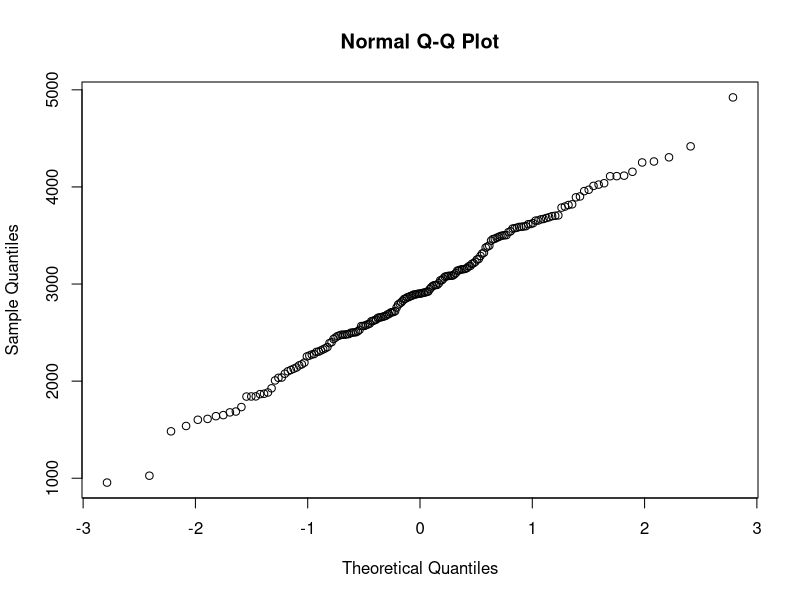
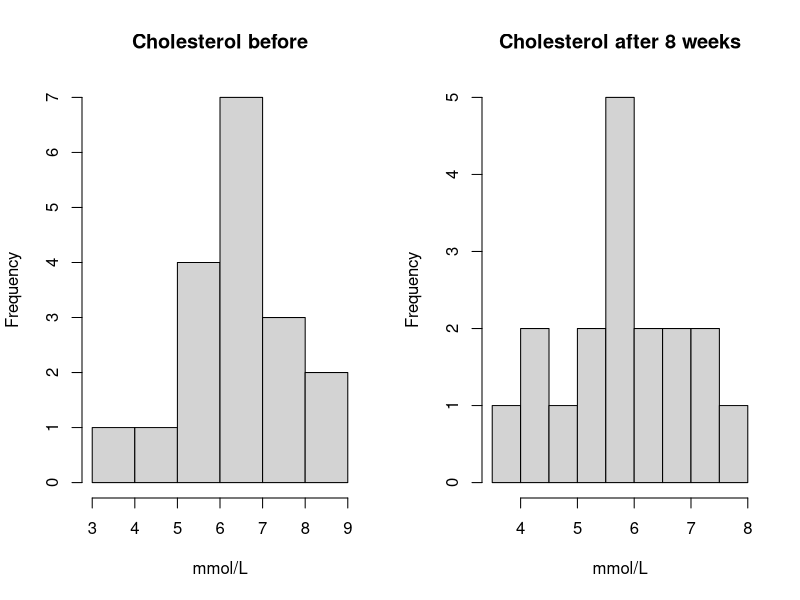
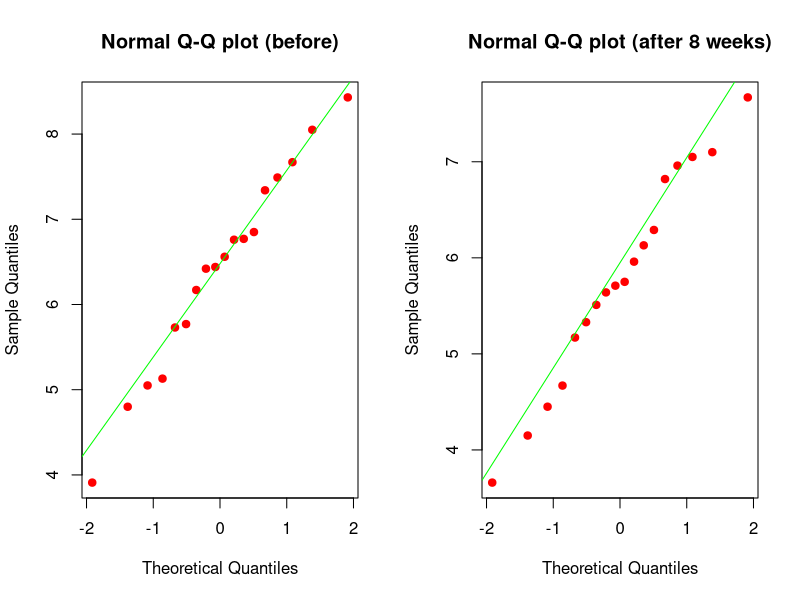
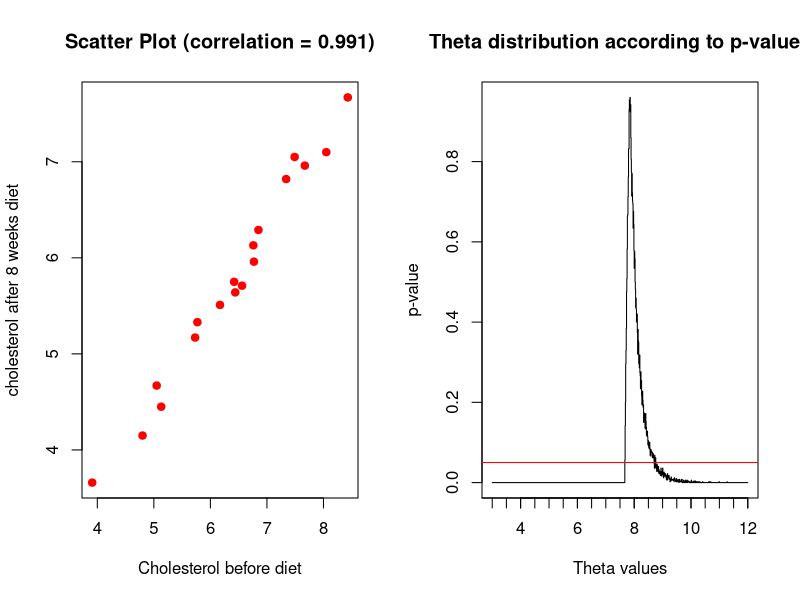
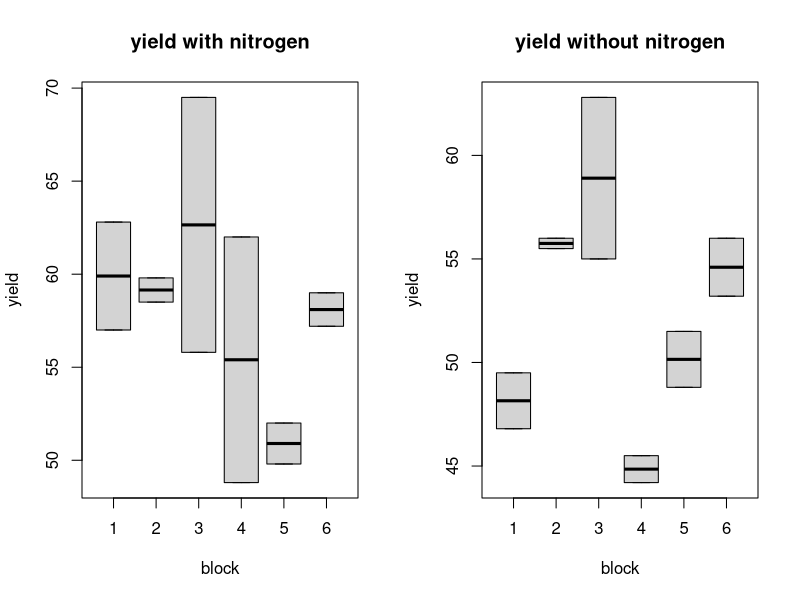
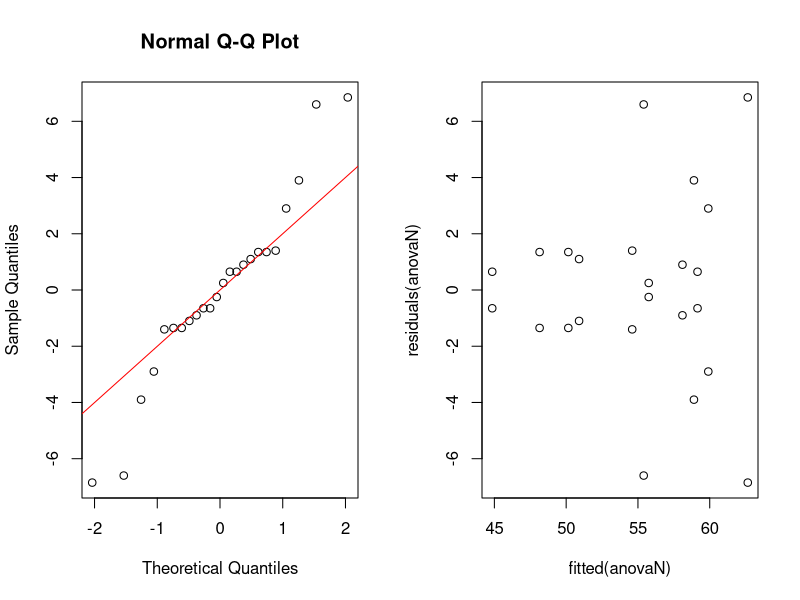
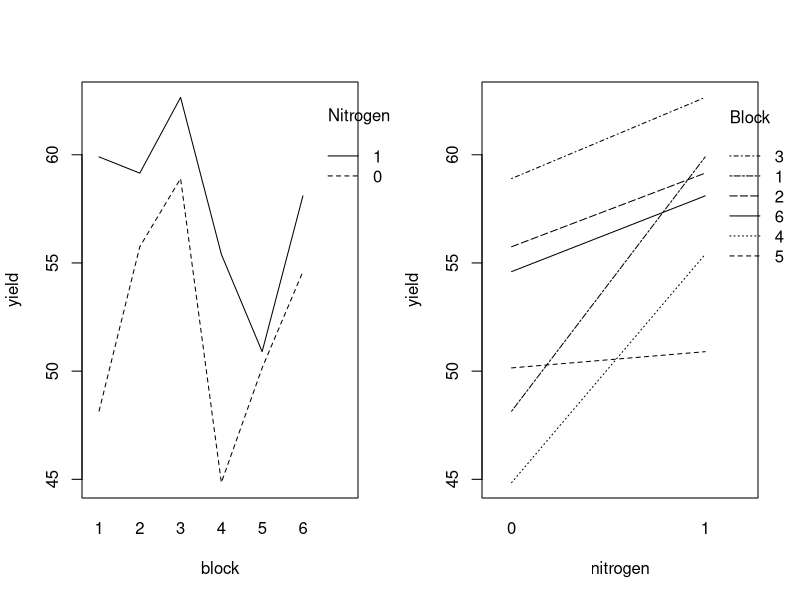

These figures' R source, in order:
## ---- chunk 1
knitr::opts_chunk$set(echo = TRUE)
## ---- chunk 2
  options(digits=4)
## ---- chunk 3
  df <- read.csv('Data/birthweight.txt')
  shapiro.test(df$birthweight)[2]
  qqnorm(df$birthweight)
## ---- chunk 4
  options(digits=8)
## ---- chunk 5
  n = nrow(df)
  mu = mean(df$birthweight)
  s = sd(df$birthweight)
  z_98p = 2.05 # value from z score table for 98th percentile
  m = z_98p*s/sqrt(n) # m = 1.96s/sqrt(n)
  bounded_CI = c(mu - m, mu + m); bounded_CI #bounded 96% CI for mu
## ---- chunk 6
  options(digits=6)
## ---- chunk 7
get_m = function(n) {
  s = sd(df$birthweight)
  z_98p = 2.05 # value from z score table for 98th percentile
  m = z_98p*s/sqrt(n)
  
  return(m)
}

for (sample_size in 1:1000) {
  lower_bound = mu - get_m(sample_size)
  upper_bound = mu + get_m(sample_size)
  CI_length = upper_bound - lower_bound
  if (CI_length <= 100) {
    break
  }
}
sample_size

# bootstrap 96%-CI:
B = 1000
Tstar = 1:B
for (i in 1:B){
  Xstar = sample(df$birthweight, replace=TRUE)
  Tstar[i] = mean(Xstar)
}
Tstar20 = quantile(Tstar, 0.020)
Tstar980 = quantile(Tstar, 0.980)
sum(Tstar<Tstar20)
## ---- chunk 8
  options(digits=8)
bootstrap_CI = c(2*mu-Tstar980,2*mu-Tstar20)
bootstrap_CI
## ---- chunk 9
# H0 mean <= 2800
t.test(df$birthweight, mu=2800, alt="g")
## ---- chunk 10
  options(digits=4)
## ---- chunk 11
# sign test
p_value = binom.test(sum(df$birthweight > 2800), length(df$birthweight), alt='g')[3]
## ---- chunk 12
sprintf(p_value, fmt = '%#.4f') 
## ---- chunk 13
B = 1000
psign = numeric(B)
pttest = numeric(B)
n = 50
for(i in 1:B) {
  x = sample(df$birthweight, n)
  psign[i] = binom.test(sum(x>2800), n, alt='g')[[3]]
  pttest[i] = t.test(x, mu=2800, alt='g')[[3]]
}
power_sign = sum(psign<0.05)/B
power_ttest = sum(pttest<0.05)/B
## ---- chunk 14
  options(digits=6)
## ---- chunk 15
c(power_sign, power_ttest)
## ---- chunk 16
n = 100
p_lower = 0.25
sample_probabilities = numeric(n)
for(i in 1:n){
  x = sample(df$birthweight, n)
  sample_probabilities[i] = sum(x < 2600)/n
}
s = sd(sample_probabilities)
p_estimate = mean(sample_probabilities)
m = p_estimate - p_lower
p_upper = p_estimate + m
c(p_lower, p_estimate, p_upper)
## ---- chunk 17
p_val = numeric(100)
for(i in 1:100) {
  males_u2600 = 34
  females_u2600 = 28
  males_a2600 = 61
  females_a2600 = 65
  under_2600 = df$birthweight[df$birthweight < 2600]
  above_2600 = df$birthweight[df$birthweight > 2600]
  under_2600
  samples_males_u2600_i = sample(1:length(under_2600), males_u2600)
  samples_males_u2600 = under_2600[samples_males_u2600_i]
  samples_females_u2600 = under_2600[-samples_males_u2600_i]
  samples_males_a2600_i = sample(1:length(above_2600), males_a2600)
  samples_males_a2600 = above_2600[samples_males_a2600_i]
  samples_females_a2600 = above_2600[-samples_males_a2600_i]
  
  samples_males = c(samples_males_a2600, samples_males_u2600)
  samples_females = c(samples_females_a2600, samples_females_u2600)
  p_val[i] = t.test(samples_males, samples_females)[[3]]
}
## ---- chunk 18
  options(digits=4)
## ---- chunk 19
mean(p_val)
## ---- chunk 20
df = read.csv('Data/cholesterol.txt', header = TRUE, sep = "")
par(mfrow=c(1,2))
hist(df$Before, main = 'Cholesterol before', xlab = 'mmol/L')
hist(df$After8weeks, main = 'Cholesterol after 8 weeks', xlab = 'mmol/L')
## ---- chunk 21
par(mfrow=c(1,2))
qqnorm(df$Before, col='red', pch=19, main="Normal Q-Q plot (before)")
qqline(df$Before, col='green')
qqnorm(df$After8weeks, col='red', pch=19, main="Normal Q-Q plot (after 8 weeks)")
qqline(df$After8weeks, col='green')
## ---- chunk 22
plot(df$Before, df$After8weeks, xlab = "Cholesterol before diet",
     ylab = "cholesterol after 8 weeks diet",
     main = paste("Scatter Plot (correlation = ", round(cor(df$Before,df$After8weeks), 3),
                  collapes=")", sep=""), col='red',pch = 19)
## ---- chunk 23
ttest = t.test(df$Before, df$After8weeks, alt='g', paired=TRUE)
print(paste("p-value of two-paired t-test: ",round(ttest$p.value,3)))
wilcox_test = wilcox.test(df$Before, df$After8weeks, alt='g',paired = TRUE)
print(paste("p-value of two-paired Wilcoxon signed rank test: ",round(wilcox_test$p.value,3)))
## ---- chunk 24
sample_maxs <- c()
n = 1000
for (i in 1:n){
  sample_maxs[i] = max(sample(df$After8weeks, nrow(df), replace=TRUE))
}
estimated_upper_limit = mean(sample_maxs)
cat("Estimated Theta:", estimated_upper_limit, "\n") 
cat("Confidence interval:", quantile(sample_maxs, probs=c(0.025,0.975 )))
## ---- chunk 25

theta = 3.00; t=max(df$After8weeks); counter = 1;B=1000;
tstar=numeric(B); p_values = c(); thetas = c();
while (theta <= 12) {
  for (i in 1:B){
    xstar = runif(n=nrow(df), min=3, max=theta)
    tstar[i]=max(xstar)
    }
  p_left=sum(tstar<t)/B; p_right=sum(tstar>t)/B;
  p_values[counter]= 2*min(p_left,p_right)
  thetas[counter] = theta
  counter = counter + 1
  theta = theta + 0.01 #increment theta by  0.01
}
plot(x=thetas, y = p_values, type = "S", xlab = "Theta values", ylab="p-value", main = "Theta distribution according to p-values")
axis(1,at=seq(0,12,0.5),labels=NA)
abline(a=0.05,b=0, col='red')

df_theta = data.frame(thetas,p_values)
df_theta = dplyr::filter(df_theta, p_values > 0.05)
interval <- c(min(df_theta$theta), max(df_theta$theta))

print(interval)

## ---- chunk 26
binom.test(sum(df$After8weeks > 6), nrow(df), alt='g')

binom.test(sum(df$After8weeks > 4.5), nrow(df), alt='g', p=0.25)
## ---- chunk 27
I=6; J=3; N=2
rbind(rep(1:I,each=N*J),rep(1:J,N*I),sample(1:(N*I*J)))

#I think this is correct:
I=3; B=6; N=2
for (i in 1:B) print(sample(1:(N*I)))
#interpretation: rows correspond to blocks, columns correspond 2 repretitions of fertilizers (N,P,K,N,P,K), cells experimental units.

#For block 1 assign unit 3 to treatment 1, unit 1 to treatment 2, etc., for block
#2 assign unit 4 to treatment 1, unit 3 to treatment 2, etc.

## ---- chunk 28
df = MASS::npk
df_nitrogen = dplyr::filter(df, N == 1)
df_no_nitrogen =  dplyr::filter(df, N == 0)
par(mfrow=c(1,2))
boxplot(yield ~ block, data=df_nitrogen, main="yield with nitrogen"); boxplot(yield ~ block, data=df_no_nitrogen, main='yield without nitrogen')
## ---- chunk 29
df$block = as.factor(df$block)
df$N = as.factor(df$N)
anovaN = lm(yield ~ block * N,data=df);anova(anovaN)

par(mfrow=c(1,2))
qqnorm(residuals(anovaN));qqline(residuals(anovaN),col='red') ;plot(fitted(anovaN),residuals(anovaN))


## ---- chunk 30
additive_model = lm(yield ~ block + N,data=df);anova(additive_model)

## ---- chunk 31
par(mfrow=c(1,2))
interaction.plot(df$block,df$N,df$yield, trace.label='Nitrogen',xlab='block',ylab='yield')
interaction.plot(df$N, df$block, df$yield, trace.label='Block', xlab='nitrogen', ylab='yield')
